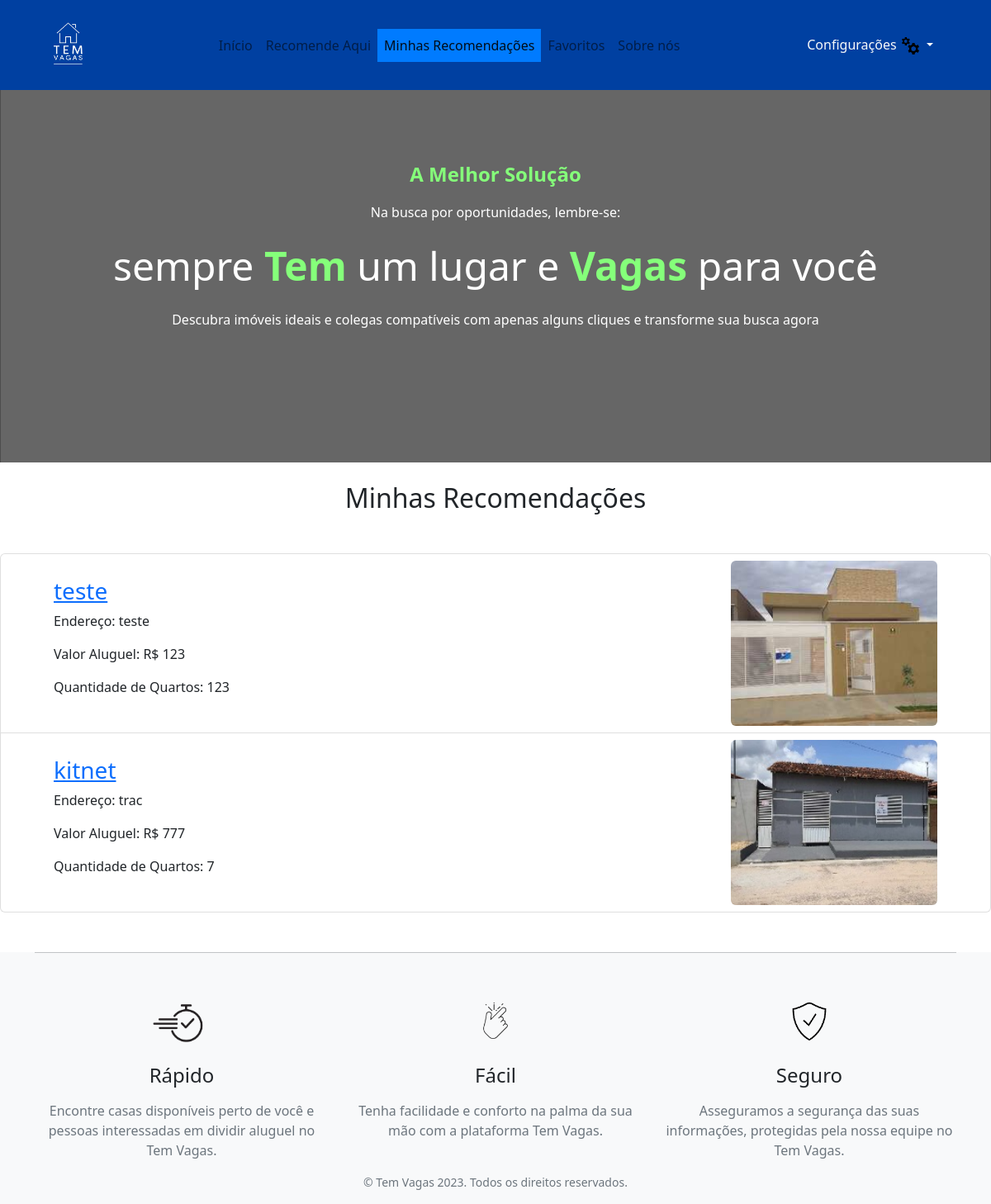
Page /listar-recomendacoes/ (signed in) on the earlier database version.
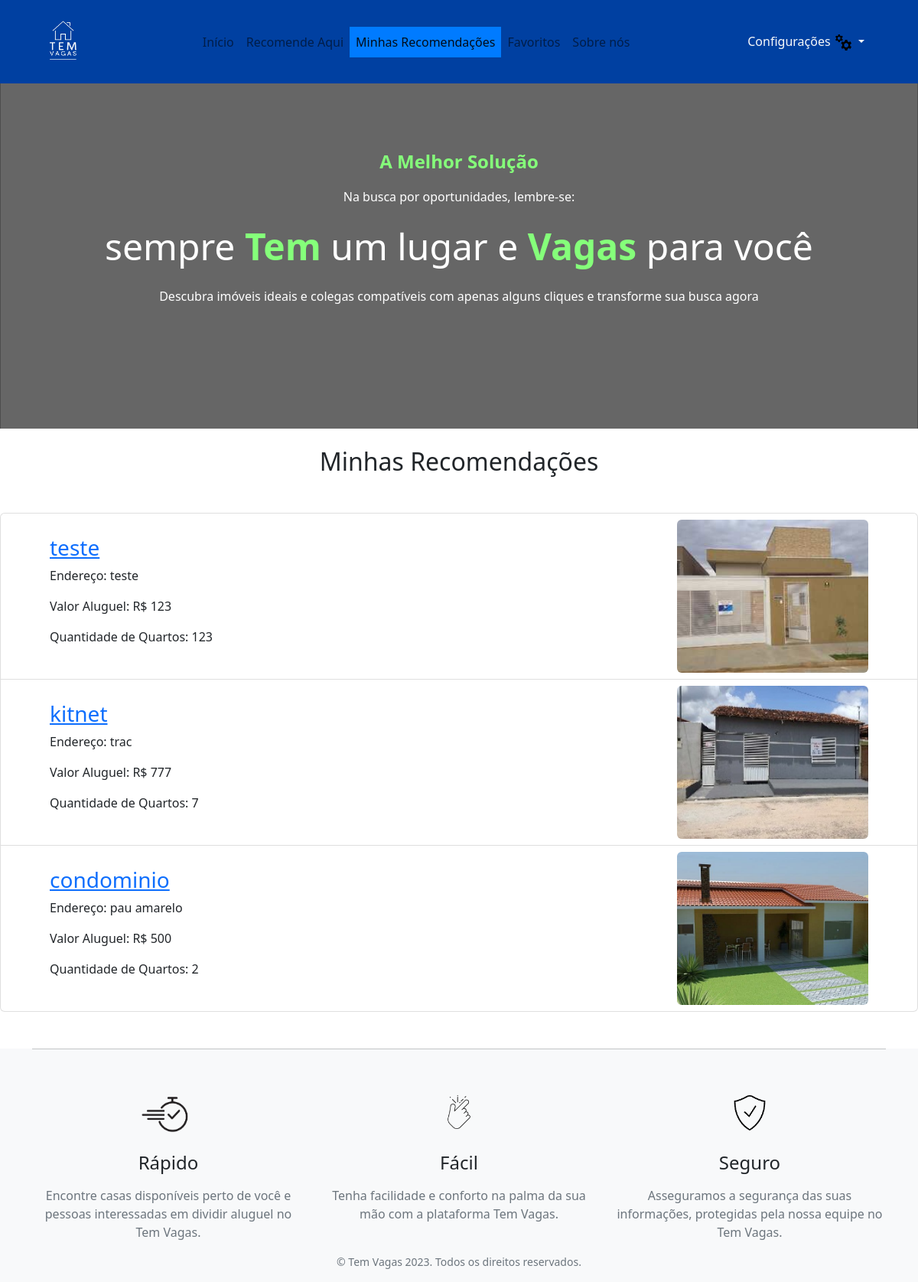
Same page on the later database version.
### posts_app/models.py (models this page shows, shortened)
class recomendacoes(models.Model):
    nome = models.CharField(max_length=100)
    telefone = models.IntegerField()
    tipo_imovel = models.CharField(max_length=100)
    endereco = models.CharField(max_length=255)
    logradouro = models.CharField(max_length=255)
    numero = models.IntegerField()
    bairro = models.CharField(max_length=255)
    cidade = models.CharField(max_length=255)
    estado = models.CharField(max_length=255)
    cep = models.IntegerField()
    valor_aluguel = models.IntegerField()
    quantidade_quartos = models.IntegerField()
    quantidade_banheiros = models.IntegerField()
    descricao = models.TextField()
    image = models.ImageField(upload_to='images/', blank=True, null=True)
    create_at = models.DateTimeField(auto_now_add=True)
    owner = models.ForeignKey(get_user_model(), on_delete=models.CASCADE, null=True)
    curtidas = models.ManyToManyField(get_user_model(), through='Curtida', related_name='curtidas')
    favoritos = models.ManyToManyField(get_user_model(), through='Favorito', related_name='favoritos')
    class Meta:
        verbose_name = 'Imovel'
        verbose_name_plural = 'Imoveis'
        ordering = ['id']

### posts_app/views.py (the view)
# urls.py: path('listar-recomendacoes/', views.listar_recomendacoes, name='listar-recomendacoes'),
@login_required
def listar_recomendacoes(request):
    usuario_logado = request.user
    recomendacoes_do_usuario = recomendacoes.objects.filter(owner=usuario_logado)
    context = {'recomendacoes': recomendacoes_do_usuario}
    return render(request, 'listar_recomendacoes.html', context)

### posts_app/templates/listar_recomendacoes.html (shortened to what this page needs)
{% include '_navbar.html' %}
<link href="https://cdn.jsdelivr.net/npm/bootstrap@5.2.3/dist/css/bootstrap.min.css" rel="stylesheet">
{% block content %}
  <h2 class="text-center mb-5">Minhas Recomendações</h2>
  {% if recomendacoes %}
  <ul class="list-group">
    {% for recomendacao in recomendacoes %}
    <li class="list-group-item">
      <div class="d-flex justify-content-between align-items-center">
        <div class="ms-5">
          <a href="{% url 'recommendation-detail' recomendacao.id %}">
            <h3>{{ recomendacao.tipo_imovel }}</h3>
          </a>
          <p>Endereço: {{ recomendacao.endereco }}</p>
          <p>Valor Aluguel: R$ {{ recomendacao.valor_aluguel }}</p>
          <p>Quantidade de Quartos: {{ recomendacao.quantidade_quartos }}</p>
        </div>
        <img class="me-5 rounded" style="height: 200px; object-fit: cover" src="{{recomendacao.image.url}}" width="250" alt="Imagem do Imóvel">
      </div>
    </li>
    {% endfor %}
  </ul>
  {% else %}
    <p>Você ainda não fez nenhuma recomendação.</p>
  {% endif %}
{% include 'footer.html' %}
{% endblock content %}

Differences in the rows shown:
added recomendacoes: tipo_imovel "condominio", endereco "pau amarelo", valor_aluguel "500", quantidade_quartos "2", image (picture)
